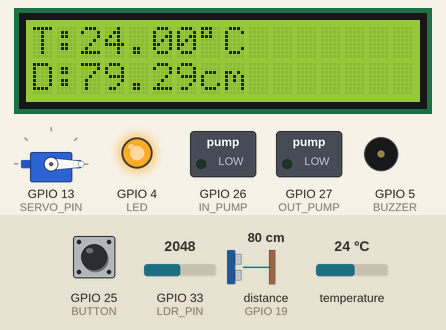
This sketch was run on a simulated ESP32. On the bench: servo, 16×2 character LCD, switched loads named in the sketch (green lamp = pin HIGH), output pins drawn as LEDs (lit = HIGH), buzzer (waves = sounding, pin HIGH). Wiring (inferred from the names in the program): ultrasonic range finder: trigger GPIO 18; echo GPIO 19. The inputs (shaded band) are chosen by the test bench; at power-on: GPIO 25 (BUTTON) HIGH, distance to the obstacle (sensor on GPIO 19) 80 cm, GPIO 33 (LDR_PIN) = 2048, temperature 24 °C. The echo pulse lasts 58.3 µs per cm; pins used as bus, display or sensor lines are not drawn; what the sketch prints to the serial monitor is not drawn.

Above: at 3.2 s.
3.3 s: GPIO 25 (BUTTON) pulled LOW for 1.55 s
At 5.3 s:
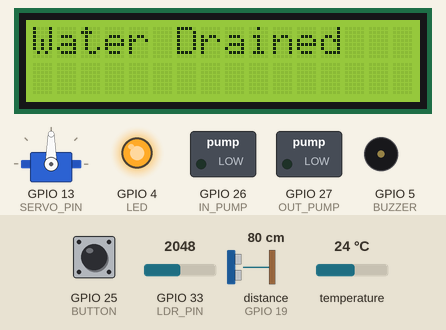
8.2 s: distance to the obstacle (sensor on GPIO 19) set to 4 cm
At 9.0 s:
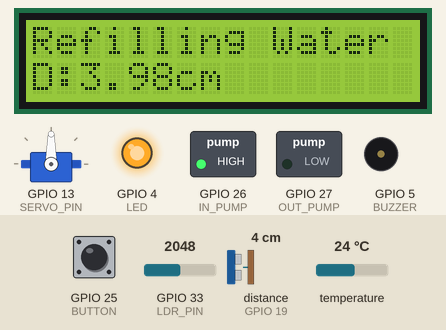
10.0 s: distance to the obstacle (sensor on GPIO 19) set to 2 cm
At 11.2 s:
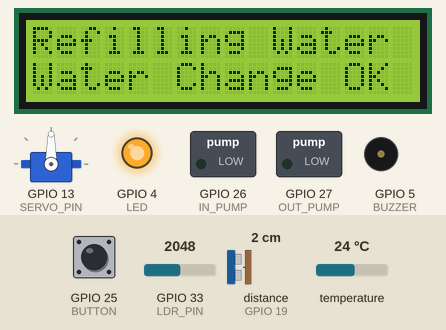
14.7 s: GPIO 25 (BUTTON) pulled LOW for 1.55 s
At 16.3 s:
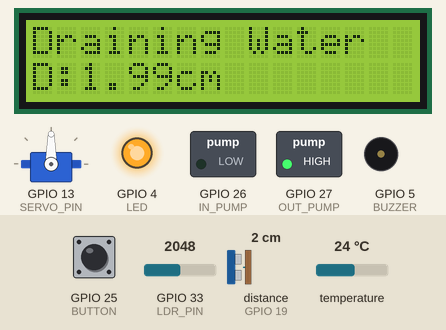
17.7 s: distance to the obstacle (sensor on GPIO 19) set to 6 cm
At 19.2 s:
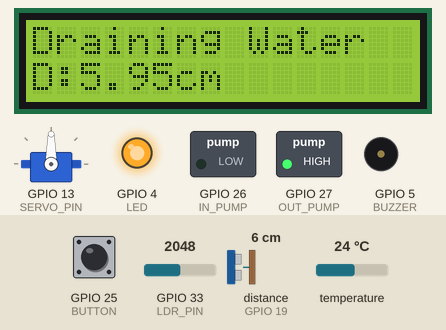
19.5 s: distance to the obstacle (sensor on GPIO 19) set to 9 cm
At 22.1 s:
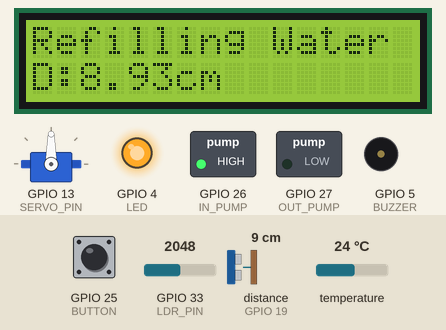
Timing chart, 0 to 23.6 s (numbered marks = the images above; inputs shaded):
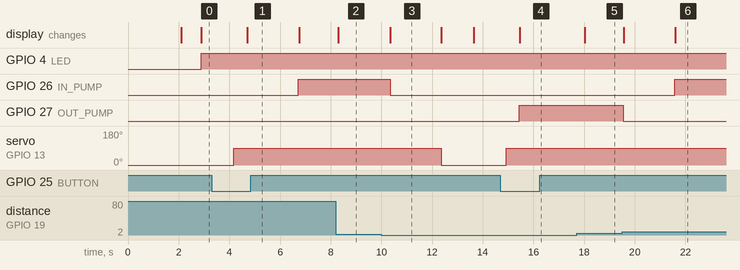

The sketch:

ESP32_data_collector.ino
```cpp
#include <Wire.h>
#include <LiquidCrystal_I2C.h>
#include <ESP32Servo.h>
#include <OneWire.h>
#include <DallasTemperature.h>

// Pin Definitions
#define LED 4
#define SERVO_PIN 13
#define OUT_PUMP 27
#define IN_PUMP 26
#define TEMP_PIN 32        // DS18B20 data pin
#define LDR_PIN 33
#define BUZZER 5
#define BUTTON 25

// Ultrasonic
#define TRIG_PIN 18
#define ECHO_PIN 19

// Temperature thresholds
#define TEMP_MIN 22
#define TEMP_MAX 32

// Water level thresholds (in cm, measured by ultrasonic)
#define WATER_FULL_DIST 2       // distance from sensor to water when tank is full
#define WATER_EMPTY_DIST 7     // distance from sensor to water when tank is empty

// LCD
LiquidCrystal_I2C lcd(0x27, 16, 2);

// Servo
Servo myServo;

// DS18B20
OneWire oneWire(TEMP_PIN);
DallasTemperature sensors(&oneWire);

// Variables
int ldrValue = 0;
long duration;
float distance;
float temperature = 0;

// Buzzer alarm timing
unsigned long previousMillis = 0;
const long interval = 500; // 500ms ON/OFF
bool buzzerState = false;

void setup() {
  Serial.begin(115200);

  pinMode(LED, OUTPUT);
  pinMode(OUT_PUMP, OUTPUT);
  pinMode(IN_PUMP, OUTPUT);
  pinMode(BUZZER, OUTPUT);
  pinMode(BUTTON, INPUT_PULLUP);

  pinMode(TRIG_PIN, OUTPUT);
  pinMode(ECHO_PIN, INPUT);

  myServo.setPeriodHertz(50);
  myServo.attach(SERVO_PIN, 500, 2400);
  myServo.write(0);

  sensors.begin();

  lcd.init();
  lcd.backlight();

  lcd.setCursor(0, 0);
  lcd.print("System Starting");
  delay(2000);
  lcd.clear();
}

void loop() {
  // ===== ULTRASONIC READ =====
  distance = readUltrasonic();

  // ===== TEMP READ (DS18B20) =====
  sensors.requestTemperatures();
  temperature = sensors.getTempCByIndex(0);

  // ===== LDR READ =====
  ldrValue = analogRead(LDR_PIN);
  Serial.println("LDR Reading: " + String(ldrValue));

  // ===== DISPLAY =====
  lcd.setCursor(0, 0);
  lcd.print("T:");
  lcd.print(temperature);
  lcd.print((char)223); // degree symbol
  lcd.print("C ");

  lcd.setCursor(0, 1);
  lcd.print("D:");
  lcd.print(distance);
  lcd.print("cm ");

  // ===== LED (LIGHT CONTROL) =====
  digitalWrite(LED, (ldrValue > 1888) ? HIGH : LOW);

  // ===== TEMPERATURE ALERT =====
  if (temperature < TEMP_MIN || temperature > TEMP_MAX) {
    alarmBuzzer();
  } else {
    digitalWrite(BUZZER, LOW); // turn off buzzer
    buzzerState = false;
    previousMillis = millis();
  }

  // ===== BUTTON: initiate water change =====
  if (digitalRead(BUTTON) == LOW) {
    myServo.write(90);
    delay(500); // give the servo time to turn
    waterChangeSequence();
    myServo.write(0); // return servo to 0 degrees
  }

  delay(500);
}

// ===== ULTRASONIC READ FUNCTION =====
float readUltrasonic() {
  digitalWrite(TRIG_PIN, LOW);
  delayMicroseconds(2);
  digitalWrite(TRIG_PIN, HIGH);
  delayMicroseconds(10);
  digitalWrite(TRIG_PIN, LOW);

  long duration = pulseIn(ECHO_PIN, HIGH);
  float dist = duration * 0.034 / 2;
  return dist;
}

// ===== ALARM BUZZER FUNCTION =====
void alarmBuzzer() {
  unsigned long currentMillis = millis();
  if (currentMillis - previousMillis >= interval) {
    previousMillis = currentMillis;
    buzzerState = !buzzerState;
    digitalWrite(BUZZER, buzzerState ? HIGH : LOW);
  }
}

// ===== WATER CHANGE FUNCTION =====
void waterChangeSequence() {
  lcd.clear();
  Serial.println("Starting Water Change...");

  // ===== DRAINING =====
  lcd.setCursor(0,0);
  lcd.print("Draining Water  ");

  digitalWrite(OUT_PUMP, HIGH);
  digitalWrite(IN_PUMP, LOW);

  // Wait until water reaches empty threshold
  while (readUltrasonic() < WATER_EMPTY_DIST) {
    distance = readUltrasonic();
    lcd.setCursor(0,1);
    lcd.print("D:");
    lcd.print(distance);
    lcd.print("cm   ");
    delay(500);
  }
  digitalWrite(OUT_PUMP, LOW); // Stop draining
  Serial.println("Water Drained");
  lcd.setCursor(0,0);
  lcd.clear();
  lcd.print("Water Drained");
  delay(2000);
  // ===== REFILLING =====
  lcd.setCursor(0,0);
  lcd.print("Refilling Water");

  digitalWrite(IN_PUMP, HIGH);
  digitalWrite(OUT_PUMP, LOW);

  // Wait until water reaches full threshold
  while (readUltrasonic() > WATER_FULL_DIST) {
    distance = readUltrasonic();
    lcd.setCursor(0,1);
    lcd.print("D:");
    lcd.print(distance);
    lcd.print("cm   ");
    delay(500);
  }
  digitalWrite(IN_PUMP, LOW); // Stop refilling
  Serial.println("Water Refilled");

  lcd.setCursor(0,1);
  lcd.print("Water Change OK");
  delay(2000);
  lcd.clear();
}
```

Measured:
- the behaviour switches between 3 and 2 cm on distance to the obstacle (sensor on GPIO 19) (found by bisection; images 2 and 3)
- the behaviour switches between 7 and 8 cm on distance to the obstacle (sensor on GPIO 19) (found by bisection; images 5 and 6)
- after the input at 3.3 s, GPIO 26 (IN_PUMP): LOW → HIGH after 3.4 s; servo on GPIO 13 (SERVO_PIN): 0° → 90° after 0.87 s; the display: changes after 1.4 s (image 1)
- after the input at 8.2 s, the display: changes after 0.11 s (image 2)
- after the input at 10.0 s, GPIO 26 (IN_PUMP): HIGH → LOW after 0.34 s; servo on GPIO 13 (SERVO_PIN): 90° → 0° after 2.4 s; the display: changes after 0.36 s (image 3)
- after the input at 14.7 s, GPIO 27 (OUT_PUMP): LOW → HIGH after 0.75 s; servo on GPIO 13 (SERVO_PIN): 0° → 90° after 0.23 s; the display: changes after 0.76 s (image 4)
- after the input at 17.7 s, the display: changes after 0.32 s (image 5)
- after the input at 19.5 s, GPIO 26 (IN_PUMP): LOW → HIGH after 2.1 s; GPIO 27 (OUT_PUMP): HIGH → LOW after 0.05 s; the display: first changes after 0.06 s (image 6 shows a later state)
